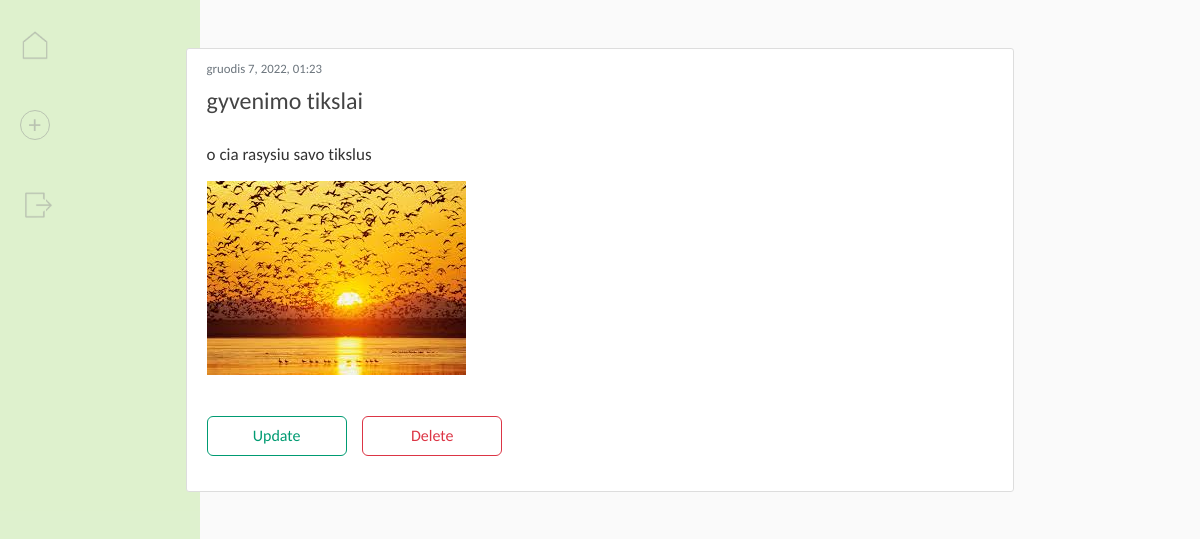
The page /post/4/ (signed in) on the database its author committed.
### blog/models.py (models this page shows, shortened)
class Post(models.Model):
    choices = Category.objects.all().values_list('name', 'name')
    choice_list = []
    for item in choices:
        choice_list.append(item)
    title = models.CharField(max_length=100)
    content = models.TextField()
    category = models.ForeignKey(Category, on_delete=models.CASCADE, default=True, null=False)
    date_posted = models.DateTimeField(default=timezone.now)
    author = models.ForeignKey(User, on_delete=models.CASCADE)
    image = models.ImageField(default='',upload_to='images',blank=True,null=True)

### blog/views.py (the view)
# urls.py: path('post/<int:pk>/', PostDetailView.as_view(), name='post-detail'),
class PostDetailView(LoginRequiredMixin, UserPassesTestMixin, DetailView):
    model = Post
    def test_func(self):
        post = self.get_object()
        if self.request.user == post.author:
            return True
        return False

### blog/templates/blog/post_detail.html (shortened to what this page needs)
{% extends "blog/base.html" %}
{% block content %}
<div class="col-12" style="padding:0px;">
  <article class="content-section">
    <div>
      <div class="article-datetime">
        <p>{{ object.date_posted|date:"F j, Y, H:i" }}</p>
      </div>
      <p class="article-title">{% if object.title %}{{object.title}}{% else %}{{ object.date_posted|date:"F j, Y, H:i" }}{% endif %}</p>
      <p class="article-content">{{ object.content }}</p>
      {% if object.image %}<img src="{{ object.image.url}}" class="article-photo">{% endif %}
      {% if object.author == user %}
        <div class="article-buttons">
          <a class="button secondary_button short_button" href="{% url 'post-update' object.id %}">Update</a>
          <a class="button alert_button short_button" href="{% url 'post-delete' object.id %}">Delete</a>
        </div>
      {% endif %}
    </div>
  </article>
</div>
{% endblock content %}

### blog/static/blog/css/main.css (style rules this page uses)
body { background:#fafafa; color:#333333; margin-top:3rem; font-family:Calibri, Carlito, sans-serif; line-height:1.5; }
p { margin-top:0; margin-bottom:1rem; }
a, a:hover { text-decoration:none; }
article { border:0px; padding:0px; background:transparent; margin-bottom:20px; display:flex; }
article > div { flex:1; }
.article-datetime { padding-bottom:1px; margin-bottom:4px; }
.article-datetime p { font-size:80%; font-weight:400; color:#6c757d !important; margin-bottom:0px; }
.article-title { color:#444444; font-size:24px; font-weight:300; margin-top:0px; }
.article-content { margin-top:25px; font-size:17px; line-height:1.2; white-space:pre-line; margin-bottom:1rem; }
.article-photo { max-width:500px; max-height:500px; }
.article-buttons { margin-top:35px; margin-bottom:25px; }
.content-section { background: #ffffff; padding: 10px 20px; border: 1px solid #dddddd; border-radius: 3px; margin-bottom: 20px; }
.button { display:inline-block; width:170px; height:40px; margin-right:12px; border-radius:6px; font-weight:400; text-align:center; white-space:nowrap; font-size:1rem; line-height:1.5; cursor:pointer; padding:0.375rem 0.75rem; text-transform:none; overflow:visible; -webkit-transition: all 0.3s; -moz-transition: all 0.3s; transition: all 0.3s; }
.short_button { width:140px !important; }
.secondary_button { color:#009b72; border:1px solid #009b72; background-color:transparent; }
.alert_button { color:#dc3545; border:1px solid #dc3545; background-color:transparent; }

### rows shown on the page
Post: date_posted "gruodis 7, 2022, 01:23", title "gyvenimo tikslai", content "o cia rasysiu savo tikslus", image (picture)
